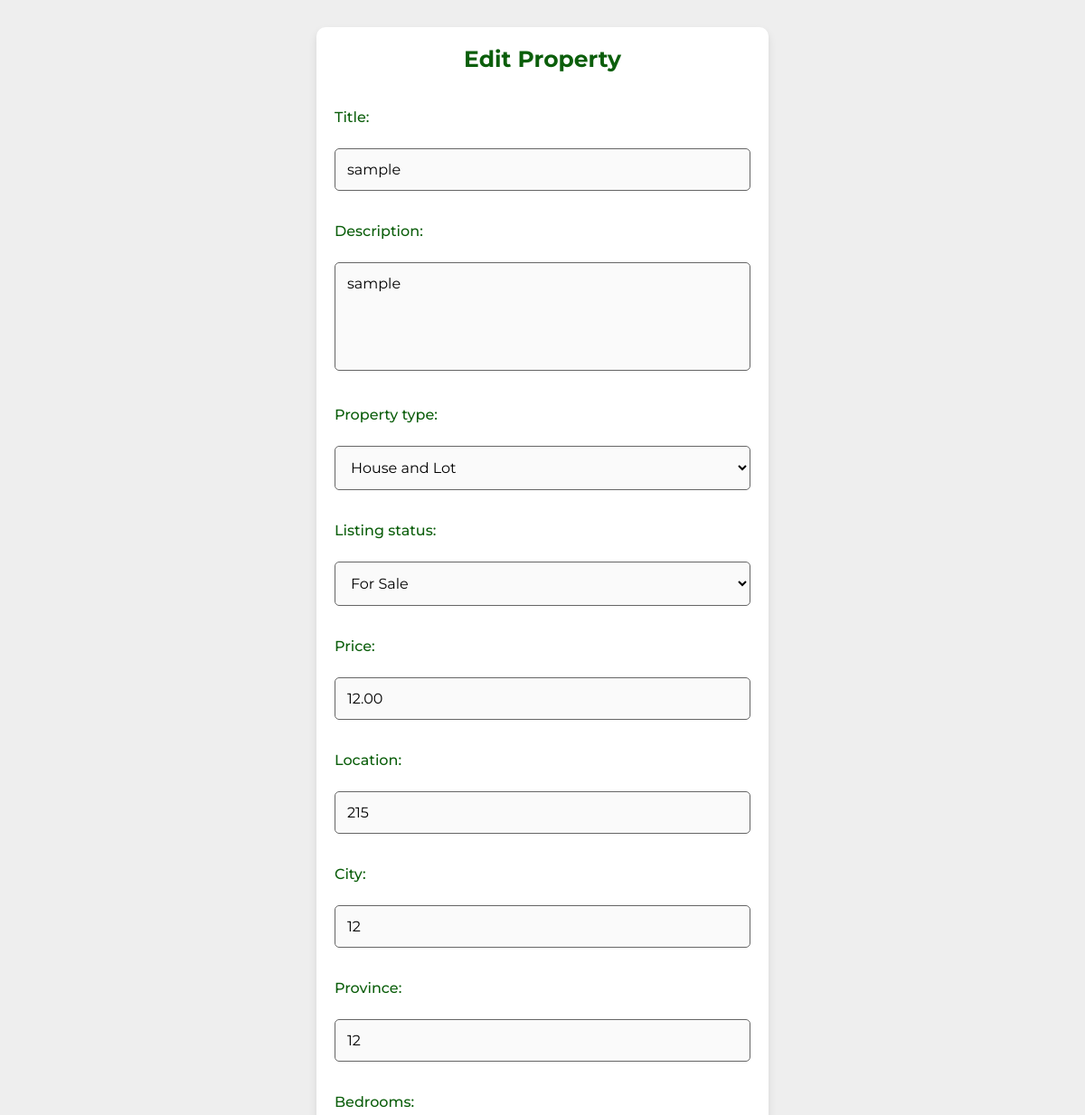
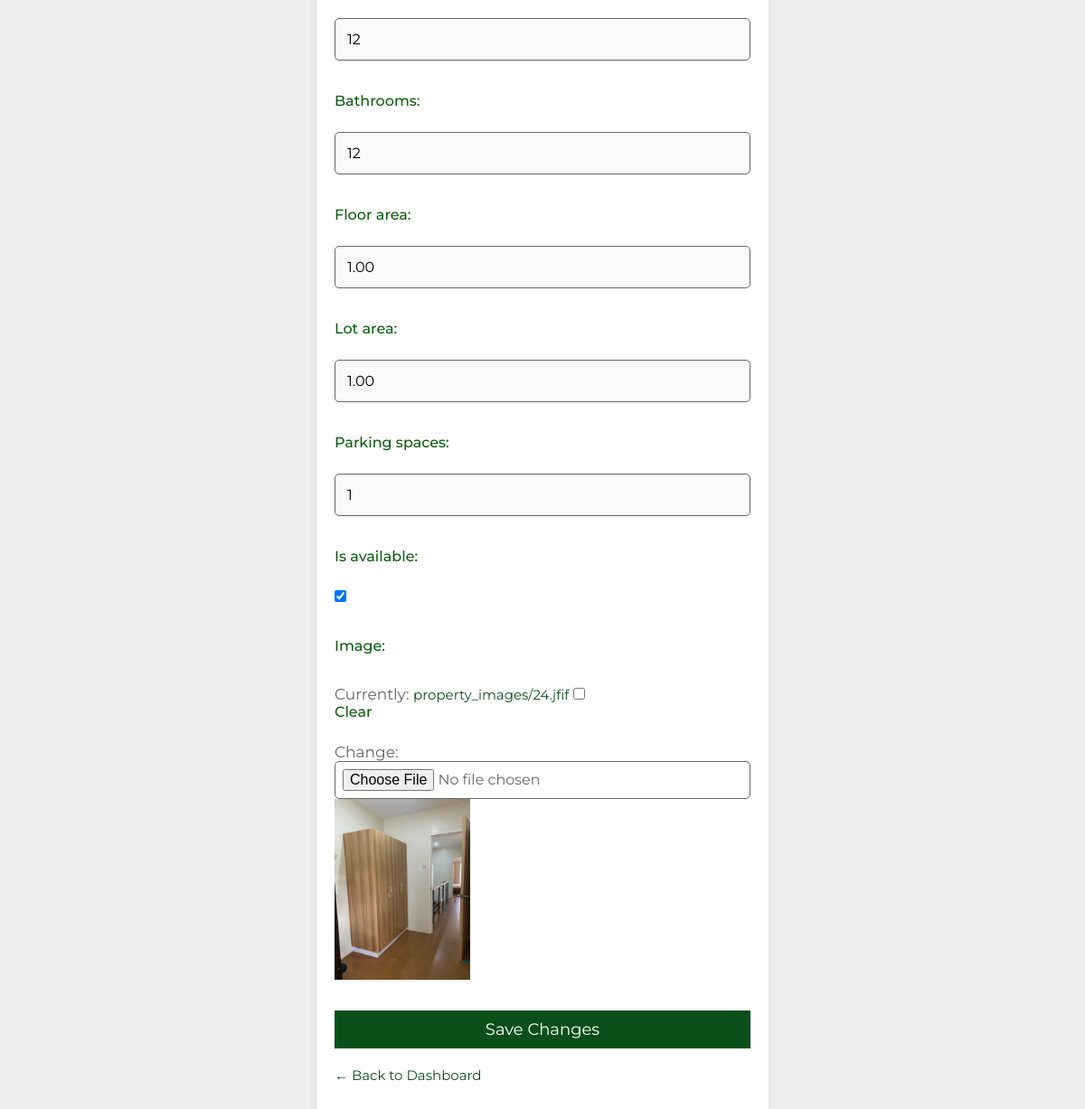
/agent/edit-property/8/ (signed in), run on the app's committed database (2 pictures, top to bottom).
### app/models.py (models this page shows, shortened)
class Property(models.Model):
    PROPERTY_TYPE = [
        ('house_lot', 'House and Lot'),
    ]
    LISTING_STATUS = [
        ('sale', 'For Sale'),
    ]
    title = models.CharField(max_length=200)
    description = models.TextField()
    property_type = models.CharField(
        max_length=20,
        choices=PROPERTY_TYPE,
        default='house_lot'
    )
    listing_status = models.CharField(
        max_length=10,
        choices=LISTING_STATUS,
        default='sale'
    )
    price = models.DecimalField(max_digits=12, decimal_places=2)
    location = models.CharField(max_length=255)
    city = models.CharField(max_length=100)
    province = models.CharField(max_length=100)
    bedrooms = models.IntegerField()
    bathrooms = models.IntegerField()
    floor_area = models.DecimalField(max_digits=10, decimal_places=2)
    lot_area = models.DecimalField(max_digits=10, decimal_places=2)
    parking_spaces = models.IntegerField(default=0)
    image = models.ImageField(upload_to='property_images/', blank=True, null=True)
    agent = models.ForeignKey(
        settings.AUTH_USER_MODEL,
        on_delete=models.CASCADE
    )
    created_at = models.DateTimeField(auto_now_add=True)
    is_available = models.BooleanField(default=True)

### app/views.py (the view)
# urls.py: path('agent/edit-property/<int:id>/', edit_property, name='edit_property'),
@login_required
def edit_property(request, id):
    property_instance = get_object_or_404(Property, id=id, agent=request.user)
    if request.method == "POST":
        form = PropertyForm(request.POST, request.FILES, instance=property_instance)
        if form.is_valid():
            form.save()
            images = request.FILES.getlist('images')
            for img in images:
                PropertyImage.objects.create(
                    property=property_instance,
                    image=img
                )
            messages.success(request, "Property updated successfully!")
            return redirect("agent_dashboard")
        else:
            messages.error(request, "Please correct the errors below.")
    else:
        form = PropertyForm(instance=property_instance)
    return render(request, "agent/edit_property.html", {"form": form, "property": property_instance})

### app/forms.py
class PropertyForm(forms.ModelForm):
    class Meta:
        model = Property
        fields = [
            "title", "description", "property_type", "listing_status",
            "price", "location", "city", "province",
            "bedrooms", "bathrooms",
            "floor_area", "lot_area",
            "parking_spaces", "image", "is_available"
        ]

### app/context_processors.py (called while the page is built)
def agent_properties(request):
    if request.user.is_authenticated and request.user.user_type == 'agent':
        properties = Property.objects.filter(agent=request.user).order_by('-created_at')
    else:
        properties = None
    return {'agent_properties': properties}

### app/templates/agent/edit_property.html (shortened to what this page needs)
{% load static %}
<!DOCTYPE html>
<html lang="en">
<head>
    <link rel="stylesheet" href="{% static 'css/style.css' %}">
</head>
<body>
<section class="form-container">
    <form method="POST" enctype="multipart/form-data" class="add-property-form">
        <h3>Edit Property</h3>
        {% for field in form %}
            {% if field.name != "image" %}
                <p>
                    {{ field.label_tag }}<br>
                    {{ field }}
                </p>
            {% endif %}
        {% endfor %}
        <p>
            {{ form.image.label_tag }}<br>
            {{ form.image }}
            {% if property.image %}
                <br>
                <img src="{{ property.image.url }}" alt="Main Image" width="150">
            {% endif %}
        </p>
        <button type="submit" class="btn">Save Changes</button>
        <p>
            <a href="{% url 'agent_dashboard' %}">← Back to Dashboard</a>
        </p>
    </form>
</section>
</body>
</html>

### static/css/style.css (style rules this page uses)
:root { --main-color:#0b4f1b; --light-color:#666; --light-bg:#eee; --white:#fff; --black:#0b5e0b; --border:.1rem solid var(--light-color); --box-shodow:0 .5rem 1rem rgba(0,0,0,.1); }
* { font-family: 'Montserrat', sans-serif; margin: 0; padding: 0; box-sizing: border-box; outline: none; border: none; text-decoration: none; }
html { font-size: 62.5%; overflow-x: hidden; scroll-behavior: smooth; scroll-padding-top: 10rem; }
body { background-color: var(--light-bg); }
section { padding: 3rem 2rem; max-width: 1200px; margin: 0 auto; }
.btn, .inline-btn { margin-top: 1rem; padding: 1rem 3rem; background-color: var(--main-color); color: var(--white); cursor: pointer; text-align: center; font-size: 1.8rem; text-transform: capitalize; }
.btn { display: block; width: 100%; }
.form-container form { max-width: 50rem; margin: 0 auto; background-color: var(--white); box-shadow: var(--box-shodow); padding: 2rem; text-align: center; }
.form-container form h3 { padding-bottom: 1rem; font-size: 2.5rem; color: var(--black); text-transform: capitalize; }
.form-container form p { font-size: 1.7rem; padding: 1rem 0; color: var(--light-color); }
.form-container form p a { color: var(--main-color); }
.add-property-form { max-width: 70rem; margin: 0 auto; background: var(--white); padding: 3rem; border-radius: 1rem; box-shadow: var(--box-shodow); }
.add-property-form h3 { text-align: center; font-size: 2.8rem; margin-bottom: 2rem; color: var(--black); }
.add-property-form p { margin-bottom: 1.5rem; text-align: left; }
.add-property-form label { display: block; font-size: 1.6rem; margin-bottom: .5rem; color: var(--black); font-weight: 500; }
.add-property-form input, .add-property-form select, .add-property-form textarea { width: 100%; padding: 1.3rem; font-size: 1.6rem; border: var(--border); border-radius: .5rem; background-color: #fafafa; transition: all 0.2s ease; }
.add-property-form textarea { height: 12rem; resize: none; }
.add-property-form input[type="file"] { background-color: var(--white); padding: .8rem; }
.add-property-form input[type="checkbox"] { width: auto; margin-right: .5rem; }
.add-property-form .btn { margin-top: 2rem; }
.add-property-form a { display: inline-block; margin-top: 1rem; color: var(--main-color); font-size: 1.5rem; }

### data on the page
Property: form "sample" "sample" "House and Lot" "For Sale" "12.00" "215" "12" "12" "12" "12" "1.00" "1.00" "1" "☑", image (picture)

### other printed values
{{ field.label_tag }} "Title:" "Description:" "Property type:" "Listing status:" "Price:" "Location:" "City:" "Province:" "Bedrooms:" "Bathrooms:" "Floor area:" "Lot area:" "Parking spaces:" "Is available:"
